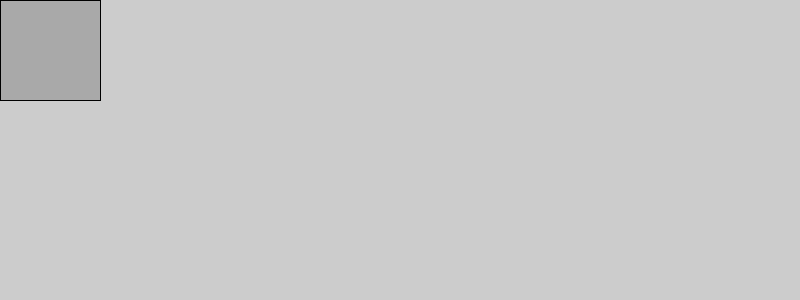
Frame 1 (no input)
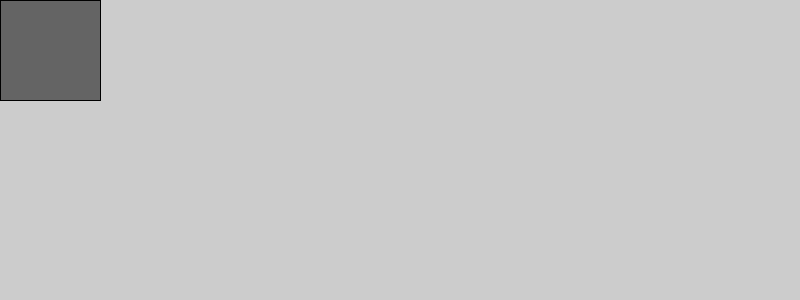
Frame 60 (the mouse pressed at the canvas centre just before this capture)
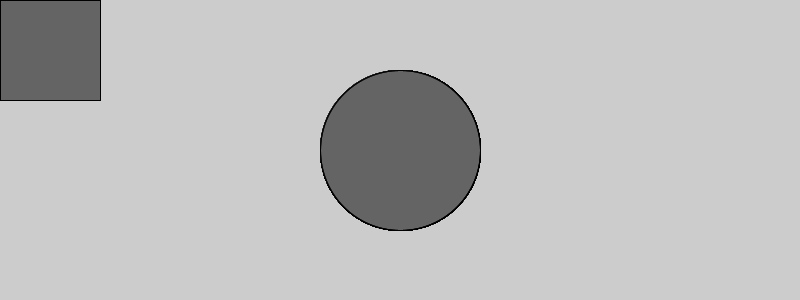
Frame 120 (the mouse held since frame 60 and released just before this capture)

The Processing sketch that drew these frames (run headless with seeded random() and noise(); from frame 60 on, the mouse is pressed at the canvas centre):

// Processing sketch: exe_03
// ── exe_03.pde
void setup(){
size(800,300);
}

void draw(){
  //background(255);
  if((mouseX < width/2)  && (mouseY < height/2)){
     fill(100, 100, 100, 85);
     rect(mouseX, mouseY, 100, 100);    
  }else{
    ellipse(mouseX,mouseY,160,160);
    }//fim if 
}// fim draw
